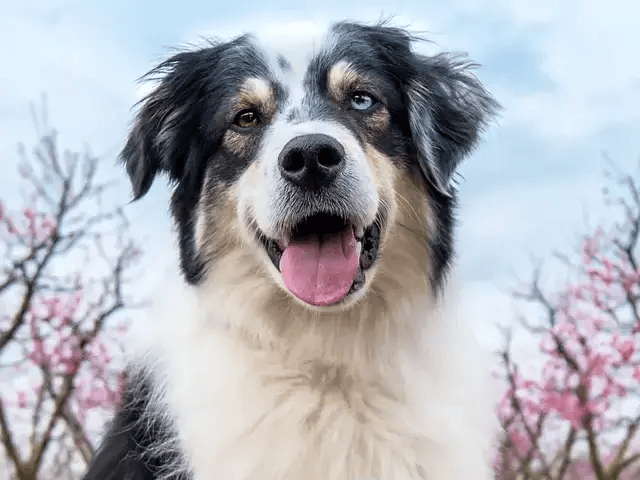
#> input picture dog3.png, 640 x 480 px, given in place of dog1.jpg, which was not available
$ python div2.py
#> lines starting #> are read from the running program, lines starting #| are printed output that depends on the picture
# division of two images
from PIL import Image
import numpy as np
import matplotlib.pyplot as plt
img1=Image.open('dog1.jpg').convert("L")
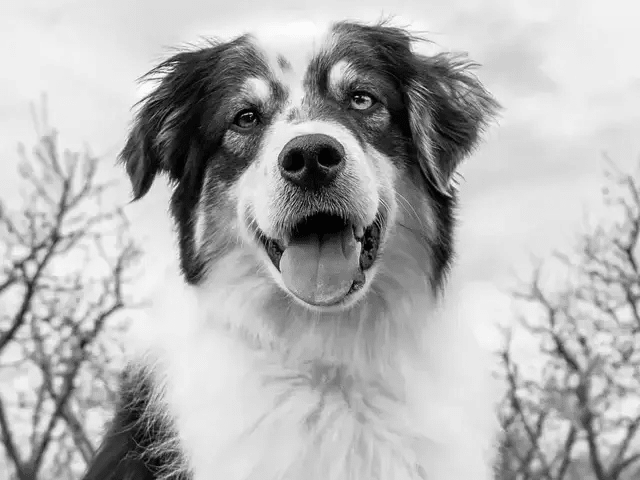
#> img1: PIL image 640x480 L; min 3, max 251, mean 178.6
img2=Image.open('dog2.png').convert("L")
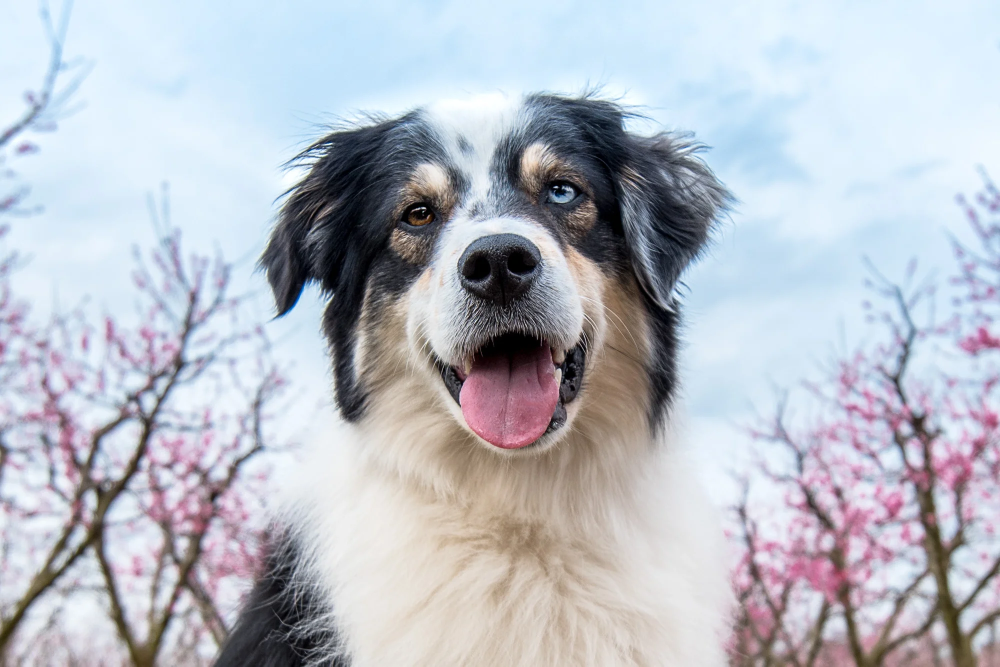
#> input picture dog2.png, 2000 x 1333 px (shown at 1/2 size)
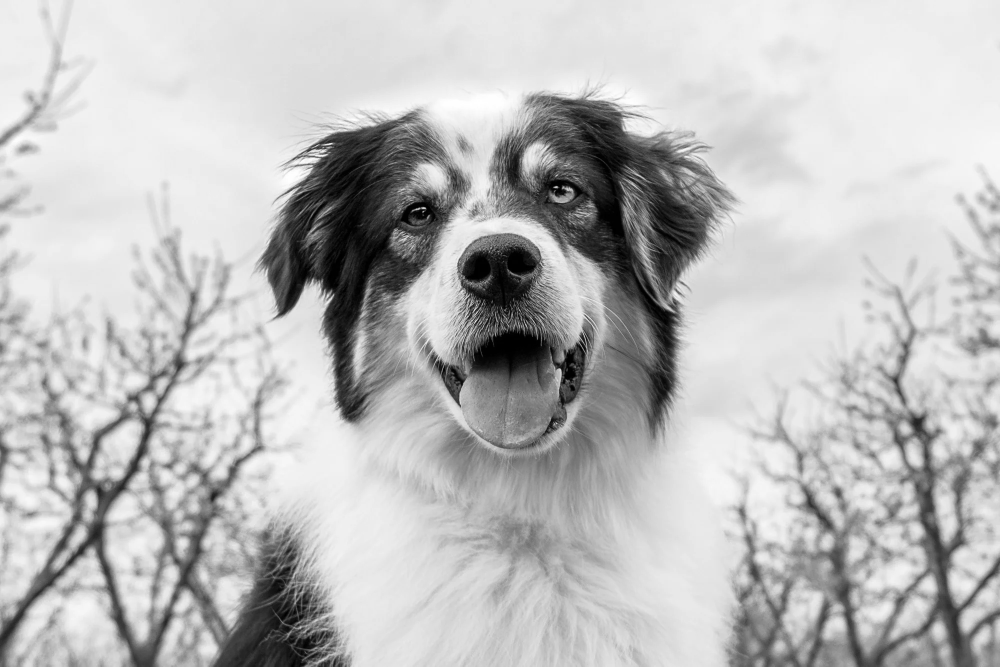
#> img2: PIL image 2000x1333 L (shown at 1/2 size); min 0, max 255, mean 187.8
img2=img2.resize(img1.size)
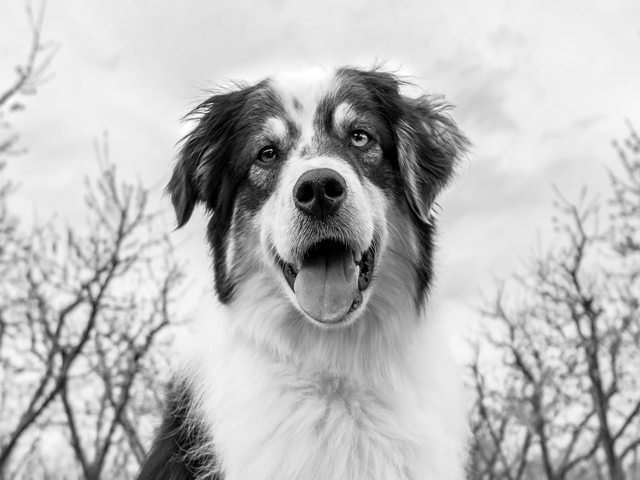
#> img2: PIL image 640x480 L; min 0, max 255, mean 187.8
arr1=np.array(img1).astype(np.float32)
arr2=np.array(img2).astype(np.float32)
arr2[arr2==0]=1
#> arr2: shape (480, 640) float32; min 1, max 255, mean 187.8
result=(arr1/arr2)*255
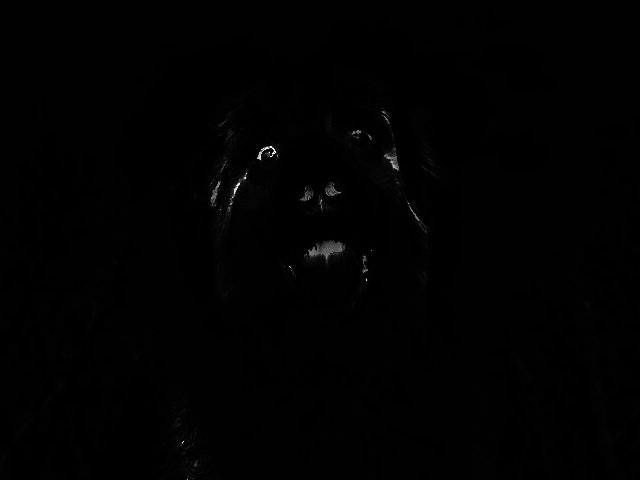
#> result: shape (480, 640) float32; min 3.05, max 60180, mean 381.2; drawn with min black and max white
result=np.clip(result,0,255)
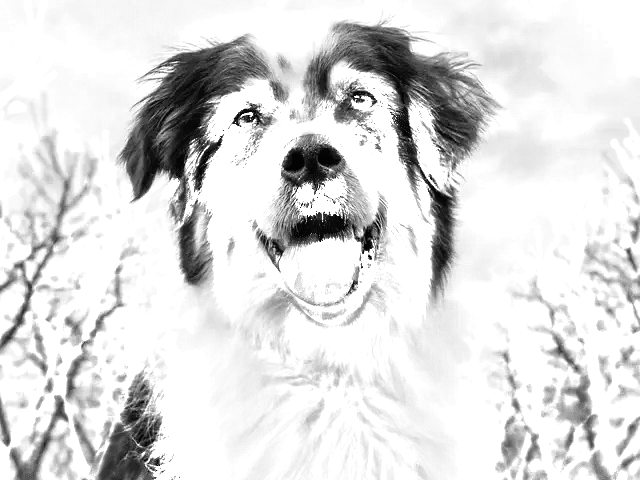
#> result: shape (480, 640) float32; min 3.05, max 255, mean 221.2
output=Image.fromarray(result.astype(np.uint8))
plt.figure(figsize=(12,4))
plt.subplot(1,3,1)
plt.imshow(img1,cmap='gray')
plt.title('Image1')
plt.axis('off')
plt.subplot(1,3,2)
plt.imshow(img2,cmap='gray')
plt.title('Image2')
plt.axis('off')

plt.subplot(1,3,3)
plt.imshow(result,cmap='gray')
plt.title('Division Result')
plt.axis('off')
plt.show()
